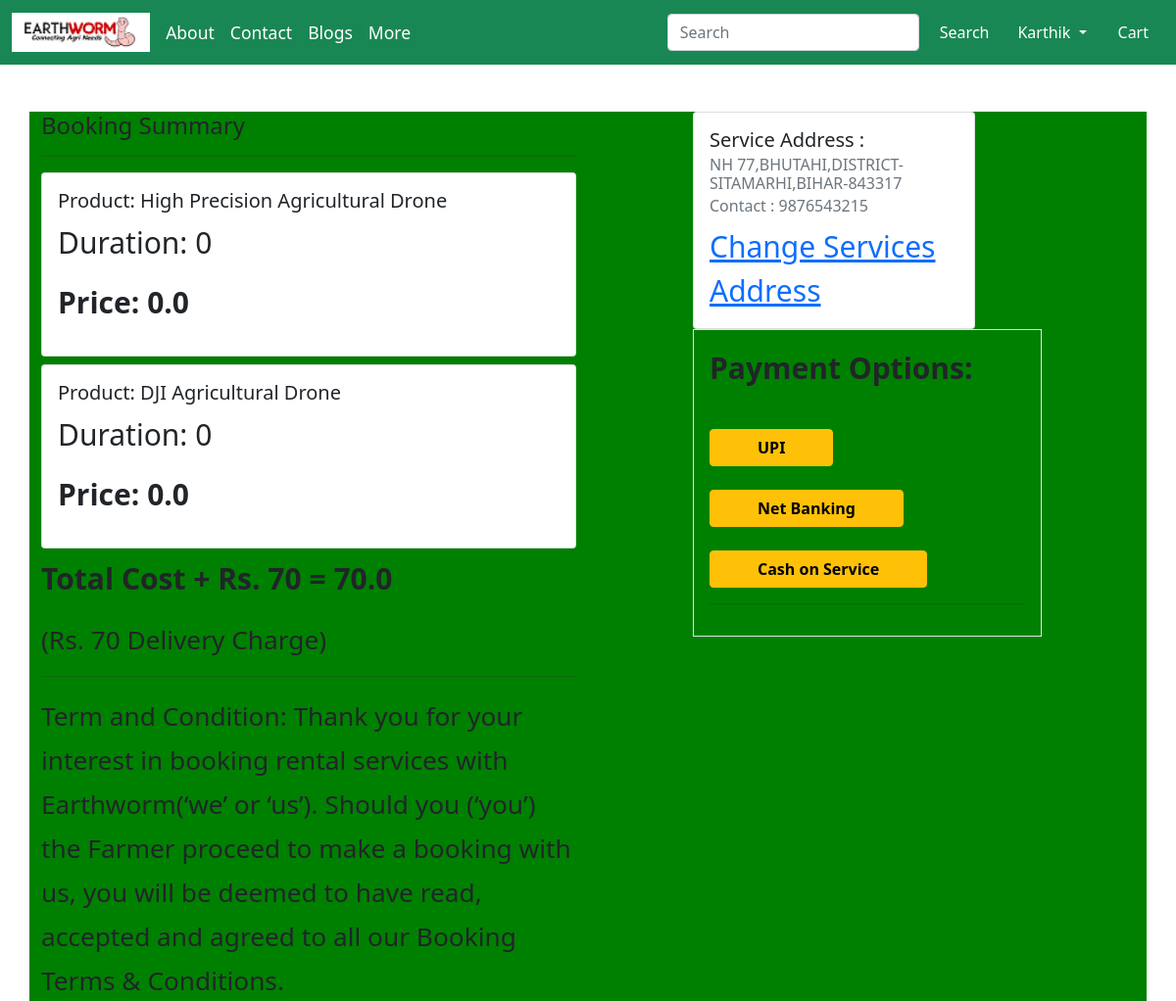
Page /checkout/ (signed in) on the earlier database version.
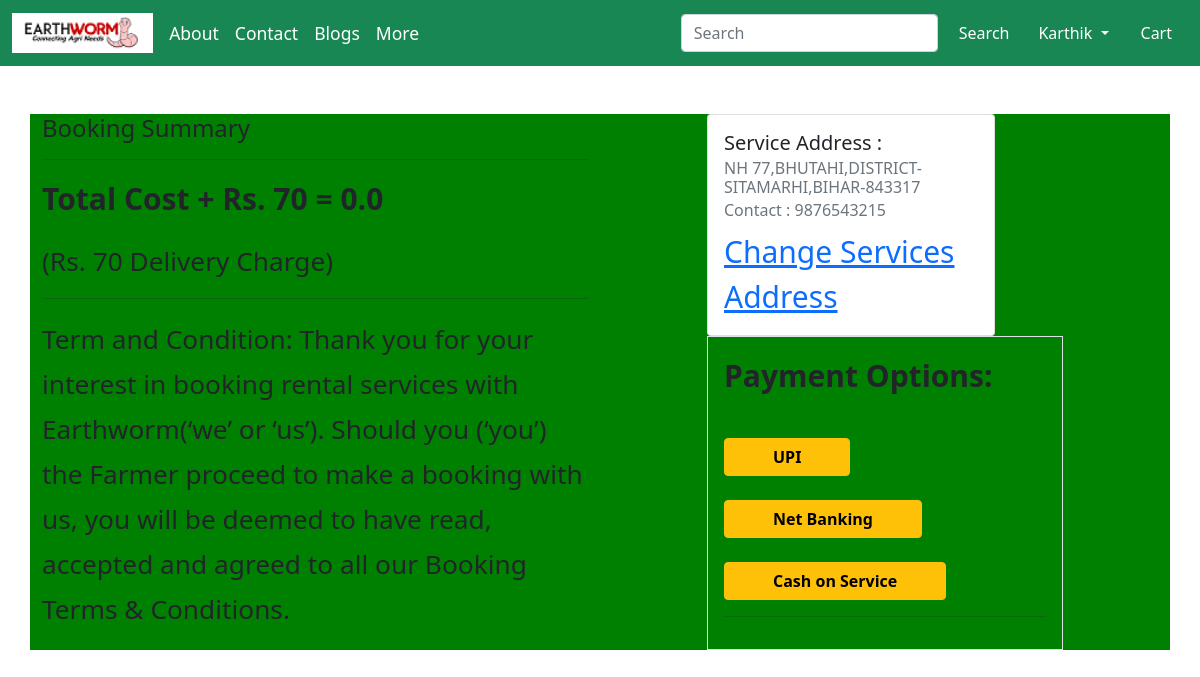
Same page on the later database version.
### Jai_Kisan/models.py (models this page shows, shortened)
class Item(models.Model):
    user = models.ForeignKey(User, on_delete=models.CASCADE)
    product = models.ForeignKey(Product, on_delete=models.CASCADE)
    duration = models.PositiveIntegerField(default=1)
    @property
    def total_cost(self):
        return self.duration * self.product.discounted_price

class Product(models.Model):
    title = models.CharField(max_length=100)
    selling_price = models.FloatField()
    discounted_price = models.FloatField()
    description = models.TextField()
    brand = models.CharField(max_length=100)
    category = models.CharField(choices=CATEGORY_CHOICES, max_length=20)
    product_image = models.ImageField(upload_to='productimg', default="")
    vendor_name = models.CharField(max_length=100, default="")
    vendor_location = models.CharField(max_length=100, default="")
    capacity = models.FloatField(max_length=4, default=0.0)
    features = models.CharField(max_length=300)
    flight_time = models.IntegerField(default="1")
    drone_range = models.FloatField(max_length=4, default=0.0)

### Jai_Kisan/views.py (the view)
# urls.py: path('checkout/', views.checkout, name='checkout'),
@login_required
def checkout(request):
    user = request.user
    cart_items = Item.objects.filter(user=request.user)
    amount = 0.0
    shipping_amount = 70.0
    totalamount = 0.0
    cart_product = [p for p in Item.objects.all() if p.user == request.user]
    print("Hey")
    if cart_product:
        for p in cart_product:
            tempamount = (p.duration * p.product.discounted_price)
            amount += tempamount
        totalamount = amount + shipping_amount
    return render(request, 'Jai_Kisan/checkout.html', {'cart_items': cart_items, 'totalcost': totalamount})

### Jai_Kisan/templates/Jai_Kisan/checkout.html (shortened to what this page needs)
        {% extends 'Jai_Kisan/base1.html' %}
        {% load static %}
        {% block main-content %}
        <div class="container">
         <div class="row mt-5">
          <div class="col-sm-6">
            <h4>Booking Summary</h4>
            <hr>
            {% for item in cart_items %}
              <div class="card mb-2">
                <div class="card-body">
                  <h5>Product: {{item.product.title}}</h5>
                  <p>Duration: {{item.duration}}</p>
                  <p class="fw-bold">Price: {{item.total_cost}}</p>
                </div>
              </div>
            {% endfor %}
            <p class="fw-bold">Total Cost + Rs. 70  = {{totalcost}}</p>
            <small>(Rs. 70 Delivery Charge)</small> <hr>
            <small>Term and Condition: Thank you for your interest in booking rental services with Earthworm(‘we’ or ‘us’). Should you (‘you’) the Farmer proceed to make a booking with us, you will be deemed to have read, accepted and agreed to all our Booking Terms & Conditions.</small>
          </div>
          <div class="col-sm-4 offset-sm-1">
            <form action="/paymentdone" id="myform">
              <div class="card" style="width: 18rem;">
                <div class="card-body">
                  <h5 class="card-title">Service Address :</h5>
                  <h6 class="card-subtitle mb-2 text-muted">NH 77,BHUTAHI,DISTRICT-SITAMARHI,BIHAR-843317</h6>
                  <h6 class="card-subtitle mb-2 text-muted">Contact : 9876543215</h6>
                  <a href="#" class="card-link">Change Services Address</a>
                </div>
              </div>
               <div class="border p-3">
                  <p class="fw-bold">Payment Options:</p>
                  <div id="paypal-button-container">
                  <button type="submit" class="btn btn-warning mt-4 px-5 fw-bold" id="continuebtn">UPI</button>
                  <button type="submit" class="btn btn-warning mt-4 px-5 fw-bold" id="continuebtn">Net Banking</button>
                  <button type="submit" class="btn btn-warning mt-4 px-5 fw-bold" id="continuebtn">Cash on Service</button><hr>
                </div>
                </div>
              </form>
            </div>
          </div>
        </div>
        {% endblock main-content %}

Differences in the rows shown:
removed Item: product "High Precision Agricultural Drone", duration "0", total_cost "0.0"
removed Item: product "DJI Agricultural Drone", duration "0", total_cost "0.0"
Other differences:
{{ totalcost }}: "70.0" → "0.0"
